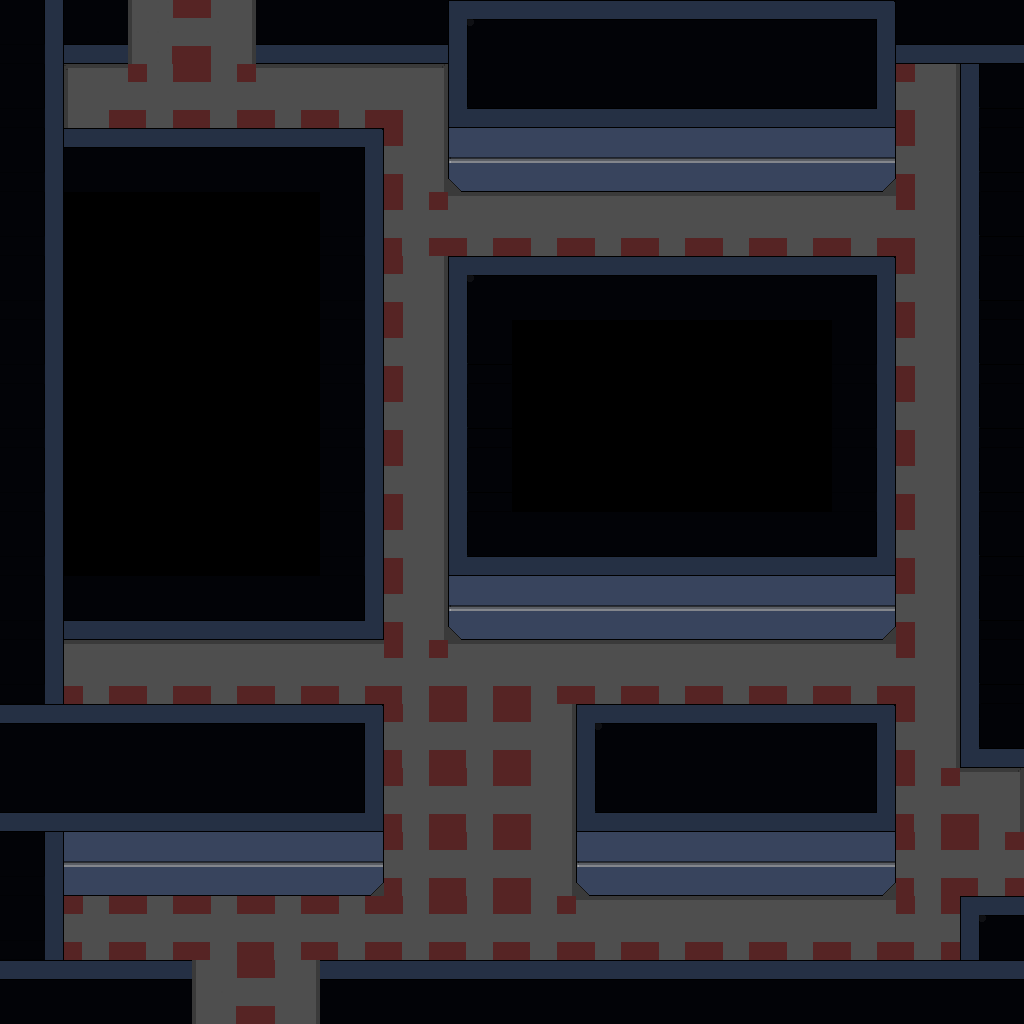

Tiled map render using the project's own tile images. Description and the whole map definition, tile-layer contents included, below:
An orthogonal 16x16 tile map with 64x64 px tiles, 1 tile layer (Tile Layer 1) and 12 objects.

<map version="1.0" orientation="orthogonal" renderorder="left-down" width="16" height="16" tilewidth="64" tileheight="64" nextobjectid="1">
 <tileset firstgid="1" name="Map Tiles" tilewidth="64" tileheight="64" tilecount="64" columns="8">
  <image source="../Sprites/Map Tiles.png" width="512" height="512" />
  <tile id="1">
   <objectgroup draworder="index">
    <object id="1" x="0" y="-1" width="63" height="64.5" />
   </objectgroup>
  </tile>
  <tile id="5">
   <objectgroup draworder="index">
    <object id="1" x="0.5" y="-0.5" width="63" height="63.5" />
   </objectgroup>
  </tile>
  <tile id="6">
   <objectgroup draworder="index">
    <object id="1" x="0" y="-0.5" width="63.5" height="64" />
   </objectgroup>
  </tile>
  <tile id="7">
   <objectgroup draworder="index">
    <object id="1" x="0.5" y="0.5" width="62.5" height="62.5" />
   </objectgroup>
  </tile>
  <tile id="9">
   <objectgroup draworder="index">
    <object id="1" x="-0.5" y="0" width="64" height="62.5" />
   </objectgroup>
  </tile>
  <tile id="13">
   <objectgroup draworder="index">
    <object id="1" x="1" y="0" width="62.5" height="63.5" />
   </objectgroup>
  </tile>
  <tile id="14">
   <objectgroup draworder="index">
    <object id="1" x="-0.5" y="-0.5" width="64" height="64" />
   </objectgroup>
  </tile>
  <tile id="15">
   <objectgroup draworder="index">
    <object id="1" x="0.5" y="0" width="62.5" height="63.5" />
   </objectgroup>
  </tile>
  <tile id="21">
   <objectgroup draworder="index">
    <object id="1" x="0.5" y="0" width="62.5" height="63.5" />
    <object id="2" x="63" y="63.5" width="1" />
   </objectgroup>
  </tile>
  <tile id="22">
   <objectgroup draworder="index">
    <object id="1" x="1" y="0" width="62" height="63" />
   </objectgroup>
  </tile>
  <tile id="23">
   <objectgroup draworder="index">
    <object id="1" x="0.5" y="-1" width="64" height="65" />
   </objectgroup>
  </tile>
 </tileset>
 <layer name="Tile Layer 1" width="16" height="16">
  <data encoding="csv">
10,15,11,13,15,15,15,6,7,7,7,7,7,8,15,15,
10,3,12,12,4,4,5,14,15,15,15,15,15,16,13,2,
10,7,7,7,7,8,13,22,23,23,23,23,23,24,13,2,
10,0,0,0,0,10,12,4,4,4,4,4,4,4,13,2,
10,0,0,0,0,10,13,6,7,7,7,7,7,8,13,2,
10,0,0,0,0,10,13,2,0,0,0,0,0,10,13,2,
10,0,0,0,0,10,13,2,0,0,0,0,0,10,13,2,
10,0,0,0,0,10,13,2,0,0,0,0,0,10,13,2,
10,0,0,0,0,10,13,14,15,15,15,15,15,16,13,2,
10,15,15,15,15,16,13,22,23,23,23,23,23,24,13,2,
10,4,4,4,4,4,12,4,4,4,4,4,4,4,13,2,
7,7,7,7,7,8,12,12,13,6,7,7,7,8,13,14,
15,15,15,15,15,16,12,12,13,14,15,15,15,16,12,5,
10,23,23,23,23,24,12,12,13,22,23,23,23,24,12,12,
10,12,12,12,12,12,12,12,12,4,4,4,4,4,12,6,
7,7,7,11,13,7,7,7,7,7,7,7,7,7,7,7
</data>
 </layer>
</map>
